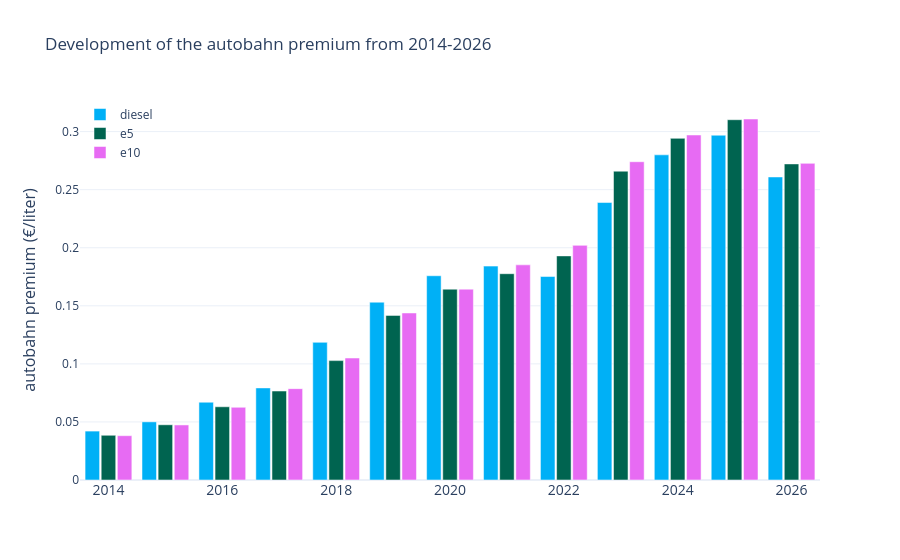

This figure's notebook cell:
### Code cell
plot_autobahn_premium_barchart(summary_df)

### Figure 1 — Plotly figure (JSON) as saved in the notebook; plotly's stock layout.template omitted (floating-point values rounded to 4 significant figures)
{"data": [{"hovertemplate": "Year: %{x}<br>Fuel: diesel<br>Autobahn premium: %{y:.3f} €/liter<br><extra></extra>", "marker": {"color": "rgb(0,176,246)"}, "name": "diesel", "type": "bar", "x": [2014, 2015, 2016, 2017, 2018, 2019, 2020, 2021, 2022, 2023, 2024, 2025, 2026, 2014, 2015, 2016, 2017, 2018, 2019, 2020, 2021, 2022, 2023, 2024, 2025, 2026, 2014, 2015, 2016, 2017, 2018, 2019, 2020, 2021, 2022, 2023, 2024, 2025, 2026], "y": [0.04212, 0.05008, 0.06699, 0.0793, 0.1185, 0.1531, 0.1759, 0.1842, 0.1752, 0.2389, 0.28, 0.2969, 0.2609]}, {"hovertemplate": "Year: %{x}<br>Fuel: e5<br>Autobahn premium: %{y:.3f} €/liter<br><extra></extra>", "marker": {"color": "rgb(0,100,80)"}, "name": "e5", "type": "bar", "x": [2014, 2015, 2016, 2017, 2018, 2019, 2020, 2021, 2022, 2023, 2024, 2025, 2026, 2014, 2015, 2016, 2017, 2018, 2019, 2020, 2021, 2022, 2023, 2024, 2025, 2026, 2014, 2015, 2016, 2017, 2018, 2019, 2020, 2021, 2022, 2023, 2024, 2025, 2026], "y": [0.03852, 0.04755, 0.06305, 0.07661, 0.1028, 0.1417, 0.1643, 0.1776, 0.193, 0.2659, 0.2942, 0.3102, 0.2722]}, {"hovertemplate": "Year: %{x}<br>Fuel: e10<br>Autobahn premium: %{y:.3f} €/liter<br><extra></extra>", "marker": {"color": "rgb(231,107,243)"}, "name": "e10", "type": "bar", "x": [2014, 2015, 2016, 2017, 2018, 2019, 2020, 2021, 2022, 2023, 2024, 2025, 2026, 2014, 2015, 2016, 2017, 2018, 2019, 2020, 2021, 2022, 2023, 2024, 2025, 2026, 2014, 2015, 2016, 2017, 2018, 2019, 2020, 2021, 2022, 2023, 2024, 2025, 2026], "y": [0.03816, 0.0474, 0.0626, 0.07867, 0.105, 0.1438, 0.1643, 0.1853, 0.202, 0.2741, 0.2971, 0.3109, 0.2726]}], "layout": {"bargap": 0.15, "bargroupgap": 0.1, "barmode": "group", "legend": {"bgcolor": "rgba(255, 255, 255, 0)", "bordercolor": "rgba(255, 255, 255, 0)", "x": 0, "y": 1}, "title": {"text": "Development of the autobahn premium from 2014-2026"}, "xaxis": {"tickfont": {"size": 14}}, "yaxis": {"title": {"font": {"size": 16}, "text": "autobahn premium (€/liter)"}}}}
